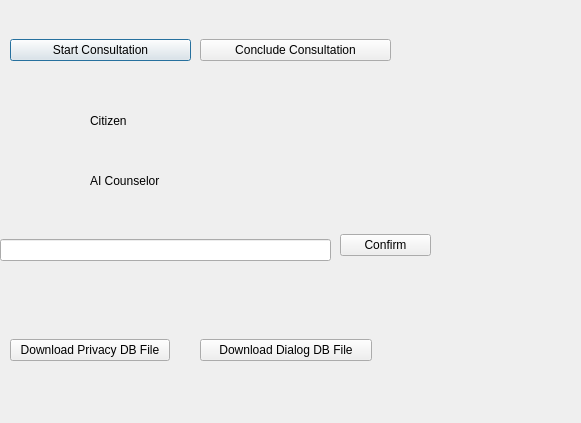
<?xml version="1.0" encoding="UTF-8"?>
<ui version="4.0">
 <class>Dialog</class>
 <widget class="QDialog" name="Dialog">
  <property name="geometry">
   <rect>
    <x>0</x>
    <y>0</y>
    <width>581</width>
    <height>423</height>
   </rect>
  </property>
  <property name="windowTitle">
   <string>AI Telemarketing Chatbot System</string>
  </property>
  <widget class="QWidget" name="horizontalLayoutWidget">
   <property name="geometry">
    <rect>
     <x>10</x>
     <y>10</y>
     <width>181</width>
     <height>80</height>
    </rect>
   </property>
   <layout class="QHBoxLayout" name="horizontalLayout">
    <item>
     <widget class="QPushButton" name="start">
      <property name="text">
       <string>Start Consultation</string>
      </property>
     </widget>
    </item>
   </layout>
  </widget>
  <widget class="QWidget" name="horizontalLayoutWidget_2">
   <property name="geometry">
    <rect>
     <x>200</x>
     <y>10</y>
     <width>191</width>
     <height>80</height>
    </rect>
   </property>
   <layout class="QHBoxLayout" name="horizontalLayout_2">
    <item>
     <widget class="QPushButton" name="end">
      <property name="text">
       <string>Conclude Consultation</string>
      </property>
     </widget>
    </item>
   </layout>
  </widget>
  <widget class="QWidget" name="horizontalLayoutWidget_3">
   <property name="geometry">
    <rect>
     <x>0</x>
     <y>210</y>
     <width>331</width>
     <height>80</height>
    </rect>
   </property>
   <layout class="QHBoxLayout" name="horizontalLayout_3">
    <item>
     <widget class="QLineEdit" name="people_text">
      <property name="text">
       <string/>
      </property>
     </widget>
    </item>
   </layout>
  </widget>
  <widget class="QWidget" name="horizontalLayoutWidget_4">
   <property name="geometry">
    <rect>
     <x>340</x>
     <y>220</y>
     <width>91</width>
     <height>51</height>
    </rect>
   </property>
   <layout class="QHBoxLayout" name="horizontalLayout_4">
    <item>
     <widget class="QPushButton" name="confirm">
      <property name="text">
       <string>Confirm</string>
      </property>
     </widget>
    </item>
   </layout>
  </widget>
  <widget class="QWidget" name="horizontalLayoutWidget_5">
   <property name="geometry">
    <rect>
     <x>10</x>
     <y>310</y>
     <width>160</width>
     <height>80</height>
    </rect>
   </property>
   <layout class="QHBoxLayout" name="horizontalLayout_5">
    <item>
     <widget class="QPushButton" name="nwidb_download">
      <property name="text">
       <string>Download Privacy DB File</string>
      </property>
     </widget>
    </item>
   </layout>
  </widget>
  <widget class="QWidget" name="horizontalLayoutWidget_6">
   <property name="geometry">
    <rect>
     <x>200</x>
     <y>310</y>
     <width>172</width>
     <height>80</height>
    </rect>
   </property>
   <layout class="QHBoxLayout" name="horizontalLayout_6">
    <item>
     <widget class="QPushButton" name="nwichat_download">
      <property name="text">
       <string>Download Dialog DB File</string>
      </property>
     </widget>
    </item>
   </layout>
  </widget>
  <widget class="QWidget" name="verticalLayoutWidget_3">
   <property name="geometry">
    <rect>
     <x>390</x>
     <y>340</y>
     <width>121</width>
     <height>41</height>
    </rect>
   </property>
   <layout class="QVBoxLayout" name="verticalLayout_3">
    <item>
     <widget class="QLabel" name="nwilogo">
      <property name="text">
       <string/>
      </property>
     </widget>
    </item>
   </layout>
  </widget>
  <widget class="QWidget" name="horizontalLayoutWidget_7">
   <property name="geometry">
    <rect>
     <x>90</x>
     <y>100</y>
     <width>451</width>
     <height>41</height>
    </rect>
   </property>
   <layout class="QHBoxLayout" name="horizontalLayout_7">
    <item>
     <widget class="QLabel" name="people_text_2">
      <property name="text">
       <string>Citizen</string>
      </property>
     </widget>
    </item>
   </layout>
  </widget>
  <widget class="QWidget" name="horizontalLayoutWidget_8">
   <property name="geometry">
    <rect>
     <x>90</x>
     <y>160</y>
     <width>451</width>
     <height>41</height>
    </rect>
   </property>
   <layout class="QHBoxLayout" name="horizontalLayout_8">
    <item>
     <widget class="QLabel" name="nwichat_text">
      <property name="text">
       <string>AI Counselor</string>
      </property>
     </widget>
    </item>
   </layout>
  </widget>
  <widget class="QLabel" name="chatbotimage">
   <property name="geometry">
    <rect>
     <x>20</x>
     <y>160</y>
     <width>41</width>
     <height>41</height>
    </rect>
   </property>
   <property name="text">
    <string/>
   </property>
  </widget>
  <widget class="QLabel" name="citizenimage">
   <property name="geometry">
    <rect>
     <x>20</x>
     <y>100</y>
     <width>41</width>
     <height>41</height>
    </rect>
   </property>
   <property name="text">
    <string/>
   </property>
  </widget>
 </widget>
 <resources/>
 <connections/>
</ui>
